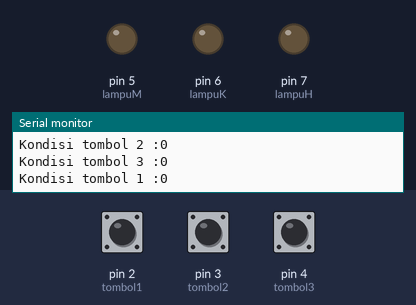
This sketch was run on a simulated Arduino Uno, built with avr-gcc and run on an emulated ATmega328P. Parts: output pins drawn as LEDs (lit = HIGH), the last lines printed to the serial monitor. The inputs (shaded band) are chosen by the test bench; at power-on: pin 2 (tombol1) LOW, pin 3 (tombol2) LOW, pin 4 (tombol3) LOW.

Above: at 1.2 s.
1.3 s: pin 2 (tombol1) pulled HIGH for 0.15 s
At 1.42 s:
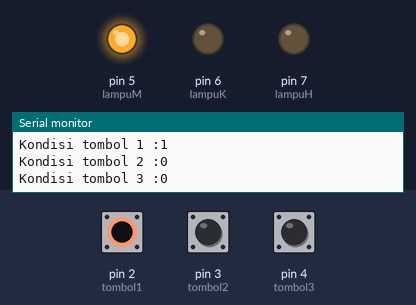
3.0 s: pin 3 (tombol2) pulled HIGH for 0.15 s
At 3.5 s:
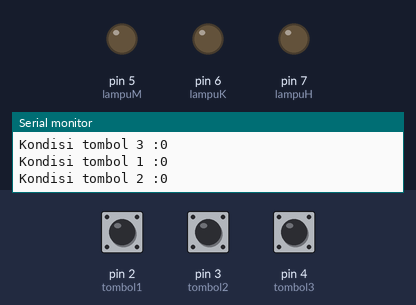
4.6 s: pin 4 (tombol3) pulled HIGH for 0.15 s
At 4.71 s:
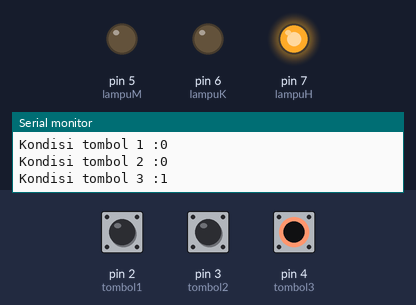
6.2 s: pin 4 (tombol3) pulled HIGH for 3.2 s
At 10.0 s:
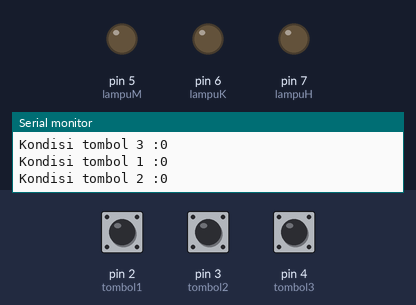
12.4 s: pin 2 (tombol1) pulled HIGH for 3.2 s
At 13.6 s:
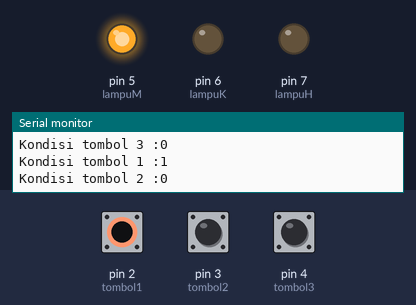
18.6 s: pin 2 (tombol1) driven HIGH and pin 3 (tombol2) driven HIGH
At 19.6 s:
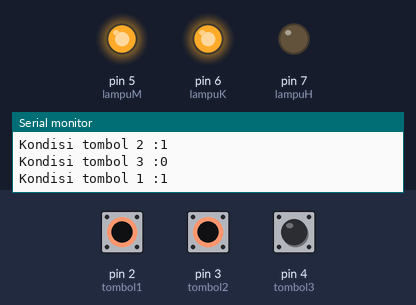
Timing chart, 0 to 21.1 s (numbered marks = the images above; inputs shaded):
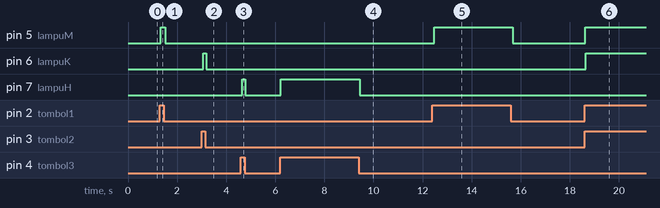

Measured:
- after the input at 1.3 s, pin 5 (lampuM): LOW → HIGH at once, → LOW 0.20 s later
- after the input at 3.0 s, pin 6 (lampuK): LOW → HIGH after 0.06 s, → LOW 0.13 s later
- after the input at 4.6 s, pin 7 (lampuH): LOW → HIGH after 0.05 s, → LOW 0.13 s later
- after the input at 6.2 s, pin 7 (lampuH): LOW → HIGH at once, → LOW 3.2 s later
- after the input at 12.4 s, pin 5 (lampuM): LOW → HIGH after 0.07 s, → LOW 3.2 s later
- after the input at 18.6 s, pin 5 (lampuM): LOW → HIGH at once; pin 6 (lampuK): LOW → HIGH after 0.05 s

The sketch:

1._LED_Button.ino
```cpp
int tombol1 = 2;
int tombol2 = 3;
int tombol3 = 4;
int lampuM = 5;
int lampuK = 6;
int lampuH = 7;

void setup() {
  // put your setup code here, to run once:
  Serial.begin(9600);
pinMode(tombol1, INPUT);
pinMode(tombol2, INPUT);
pinMode(tombol3, INPUT);
pinMode(lampuM, OUTPUT);
pinMode(lampuK, OUTPUT);
pinMode(lampuH, OUTPUT);
}

void loop() {
  // put your main code here, to run repeatedly:
int BacaTombol1=digitalRead(tombol1);
Serial.println("Kondisi tombol 1 :" + String(BacaTombol1));
 if (BacaTombol1 == 1) {
  digitalWrite(lampuM, HIGH);
 }
 else{
  digitalWrite(lampuM, LOW);
 }
 int BacaTombol2=digitalRead(tombol2);
Serial.println("Kondisi tombol 2 :" + String(BacaTombol2));
 if (BacaTombol2 == 1) {
  digitalWrite(lampuK, HIGH);
 }
 else{
  digitalWrite(lampuK, LOW);
 }
 int BacaTombol3=digitalRead(tombol3);
Serial.println("Kondisi tombol 3 :" + String(BacaTombol3));
 if (BacaTombol3 == 1) {
  digitalWrite(lampuH, HIGH);
 }
 else{
  digitalWrite(lampuH, LOW);
 }
}
```
